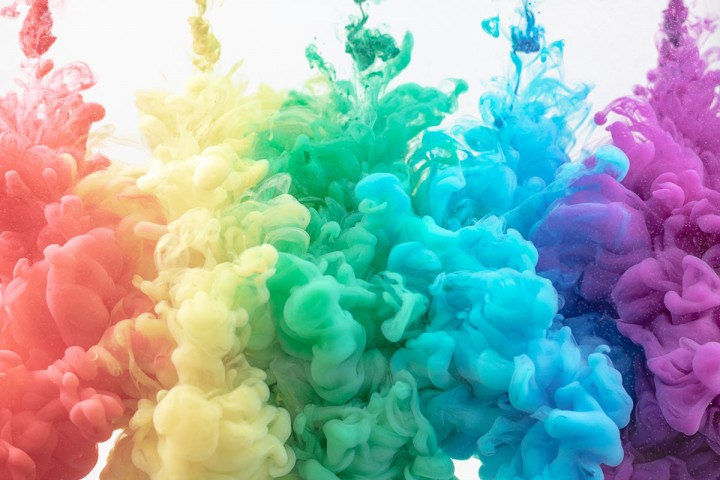
#> input picture Algorithmics/Homework/homework_05/images/colors.jpeg, 720 x 480 px
$ python performance.py
#> lines starting #> are read from the running program, lines starting #| are printed output that depends on the picture
import time
import numpy as np
from sklearn.neighbors import KDTree
from sklearn.decomposition import PCA
from sklearn.metrics.pairwise import euclidean_distances
from PIL import Image
import random
import os
import matplotlib.pyplot as plt

# Function to load image from a local file
def load_image(input_path):
#> called with input_path = '../images/colors.jpeg'
    if os.path.isfile(input_path):
        try:
            img = Image.open(input_path)
#> img is the input picture: PIL image 720x480 RGB; mean R, G, B 146.1, 171.4, 169.6
            return img
        except Exception as e:
            print(f"Error loading image: {e}")
            return None
    return None

# Function to extract blocks and their positions from an image
def extract_blocks_with_positions(image_array, block_size):
    block_height, block_width = block_size
    img_height, img_width, channels = image_array.shape

    # Calculate number of blocks
    num_blocks_vertical = img_height // block_height
    num_blocks_horizontal = img_width // block_width

    trimmed_height = num_blocks_vertical * block_height
    trimmed_width = num_blocks_horizontal * block_width
    trimmed_image = image_array[:trimmed_height, :trimmed_width, :]

    blocks = []
    positions = []

    for i in range(0, trimmed_height, block_height):
        for j in range(0, trimmed_width, block_width):
            block = trimmed_image[i:i+block_height, j:j+block_width, :]
            blocks.append(block.flatten())
            positions.append((j, i))

    blocks = np.array(blocks)
    positions = np.array(positions)

    return blocks, positions

# Function to perform brute-force k-NN search using Euclidean distance
def brute_force_knn(blocks_transformed, query_vector, k):
    distances = euclidean_distances(query_vector.reshape(1, -1), blocks_transformed).flatten()
    nearest_indices = np.argsort(distances)[:k]
    return nearest_indices, distances[nearest_indices]

# Function to perform k-NN search using KD-Tree
def kd_tree_knn(tree, query_vector, k):
    dist, ind = tree.query(query_vector.reshape(1, -1), k=k)
    return ind.flatten(), dist.flatten()

# Timing comparison between brute-force and KD-Tree
def compare_knn_methods(blocks, block_size, k=10):
    # Perform PCA on the blocks to reduce dimensionality
    blocks_float = blocks.astype(float)
    pca = PCA(n_components=2)
    blocks_pca = pca.fit_transform(blocks_float)

    # Create a KD-Tree from the PCA-transformed blocks
    kd_tree = KDTree(blocks_pca)

    # Select random query point
    random_index = random.randint(0, len(blocks) - 1)
    query_vector = blocks_pca[random_index]

    # Brute-force k-NN search
    start_time = time.time()
    bf_indices, bf_distances = brute_force_knn(blocks_pca, query_vector, k)
    brute_force_time = time.time() - start_time

    # KD-Tree k-NN search
    start_time = time.time()
    kd_indices, kd_distances = kd_tree_knn(kd_tree, query_vector, k)
    kd_tree_time = time.time() - start_time

    # Print comparison
    print(f"\nBlock size {block_size}")
    print(f"Brute-force time: {brute_force_time:.6f} seconds")
    print(f"KD-Tree time: {kd_tree_time:.6f} seconds")

    return brute_force_time, kd_tree_time

# Main code to load image, extract blocks, and compare methods
input_path = '../images/colors.jpeg'  # Replace with the actual path to your image
img = load_image(input_path)

if img is not None:
    image_array = np.array(img)
    if image_array.shape[2] == 4:
        image_array = image_array[:, :, :3]  # Remove alpha channel if present
    height, width, channels = image_array.shape
#> height = 480; width = 720; channels = 3

    block_sizes = [
                   (1, 101), (1, 102), (1, 103), (1, 104), (1, 105), (1, 106), (1, 107), (1, 108), (1, 109), (1, 110),
                   (1, 111), (1, 112), (1, 113), (1, 114), (1, 115), (1, 116), (1, 117), (1, 118), (1, 119), (1, 120),
                   (1, 121), (1, 122), (1, 123), (1, 124), (1, 125), (1, 126), (1, 127), (1, 128), (1, 129), (1, 130),
                   (1, 131), (1, 132), (1, 133), (1, 134), (1, 135), (1, 136), (1, 137), (1, 138), (1, 139), (1, 140),
                   (1, 141), (1, 142), (1, 143), (1, 144), (1, 145), (1, 146), (1, 147), (1, 148), (1, 149), (1, 150),
                   (1, 151), (1, 152), (1, 153), (1, 154), (1, 155), (1, 156), (1, 157), (1, 158), (1, 159), (1, 160),
                   (1, 161), (1, 162), (1, 163), (1, 164), (1, 165), (1, 166), (1, 167), (1, 168), (1, 169), (1, 170),
                   (1, 171), (1, 172), (1, 173), (1, 174), (1, 175), (1, 176), (1, 177), (1, 178), (1, 179), (1, 180),
                   (1, 181), (1, 182), (1, 183), (1, 184), (1, 185), (1, 186), (1, 187), (1, 188), (1, 189), (1, 190),
                   (1, 191), (1, 192), (1, 193), (1, 194), (1, 195), (1, 196), (1, 197), (1, 198), (1, 199), (1, 200),]
    brute_force_times = []
    kd_tree_times = []

    for block_size in block_sizes:
        print(f"\nProcessing block size: {block_size}")
        blocks, positions = extract_blocks_with_positions(image_array, block_size)
        num_blocks = blocks.shape[0]
        vector_dim = blocks.shape[1]

        print(f"Total blocks: {num_blocks}, Vector dimension: {vector_dim}")

        # Compare performance of brute-force and KD-Tree
        bf_time, kd_time = compare_knn_methods(blocks, block_size)
        brute_force_times.append(bf_time)
        kd_tree_times.append(kd_time)
#> this loop made 100 passes
#> (random_index in compare_knn_methods, query_vector in compare_knn_methods, kd_indices in compare_knn_methods, bf_time, kd_time) on passes 1 to 6: (1577, [522, 72.62], [1577, 1598, 1402, 1633, 1626, 1591, 1766, 1584, 1619, 1640], 0.000653, 0.00022), (3104, [-1177.2, -341.9], [3104, 3356, 3097, 2845, 2691, 2698, 3349, 3279, 3090, 3286], 0.000554, 0.000179), (1722, [891.6, -805.5], [1722, 1710, 1716, 1728, 1734, 1746, 1740, 1512, 1752, 1464], 0.00059, 0.000181), (165, [773.1, 684], [165, 171, 159, 177, 183, 189, 153, 484, 490, 214], 0.000527, 0.000219), (1060, [-997.1, 852.2], [1060, 1090, 1006, 1666, 1042, 1012, 1048, 1054, 1096, 1084], 0.000499, 0.000161), (2094, [803.5, -1039.9], [2094, 1824, 1830, 1296, 1302, 1290, 1308, 1284, 1818, 1278], 0.000471, 0.000176)
#> (random_index in compare_knn_methods, query_vector in compare_knn_methods, kd_indices in compare_knn_methods, kd_distances in compare_knn_methods, bf_time, kd_time) on passes 9, 15, 32: (1242, [845, -977.6], [1242, 2130, 1236, 1194, 1434, 1452, 1176, 1458, 1554, 1428], [0, 1.75, 5.48, 6.26, 6.52, 6.76, 7.3, 8.26, 8.7, 9.13], 0.000495, 0.000156), (570, [1227, 354.8], [570, 78, 240, 234, 865, 679, 84, 72, 769, 246], [0, 3.41, 4.92, 6.06, 9, 10.39, 12.28, 12.3, 13.34, 13.74], 0.000479, 0.000165), (1295, [859.4, -1126.3], [1295, 1340, 1345, 1300, 1335, 1320, 1325, 1305, 1330, 1310], [0, 4.78, 6.24, 7.44, 9.46, 12.8, 13.04, 13.52, 14.4, 18.62], 0.000459, 0.000148)
#> pass 1, in extract_blocks_with_positions, `trimmed_image = image_array[:trimmed_height, :trimmed_width, :]`:
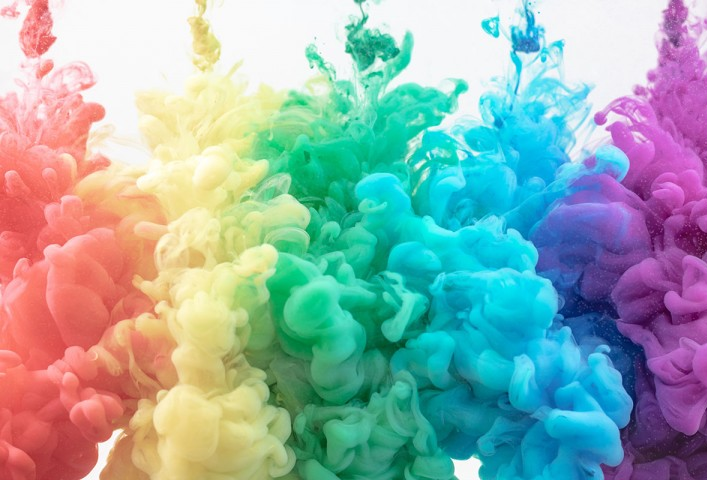
#> trimmed_image: shape (480, 707, 3); mean R, G, B 145.8, 172.8, 169.7
#> pass 1, `blocks, positions = extract_blocks_with_positions(image_array, block_s..`:
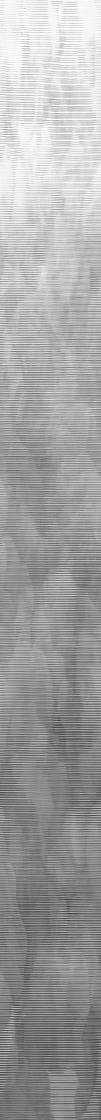
#> blocks: shape (3360, 303) (shown at 1/3 size); min 0, max 255, mean 162.8
#> pass 2, in extract_blocks_with_positions (call 2), `trimmed_image = image_array[:trimmed_height, :trimmed_width, :]`:
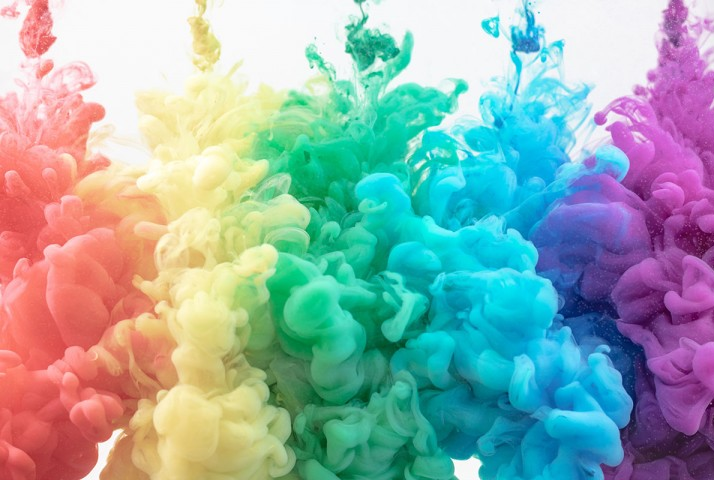
#> trimmed_image: shape (480, 714, 3); mean R, G, B 146, 172, 169.7
#> after the loop:
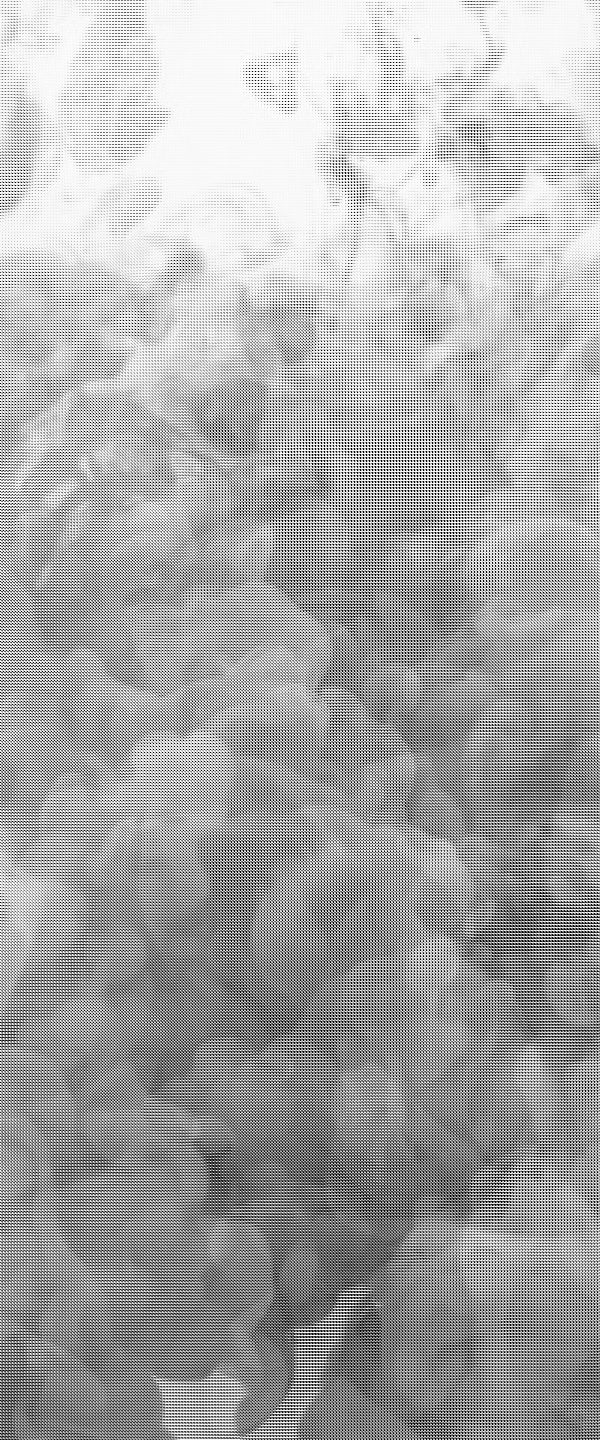
#> blocks: shape (1440, 600); min 0, max 255, mean 166.6

    # Plotting the performance comparison line plot
    plt.figure(figsize=(10, 6))
    plt.plot(range(len(block_sizes)), brute_force_times, label='Brute-force')
    plt.plot(range(len(block_sizes)), kd_tree_times, label='KD-Tree')
    plt.xticks(range(len(block_sizes)), [f"{size[0]}x{size[1]}" for size in block_sizes], rotation=45)
    plt.xlabel('Block Size')
    plt.ylabel('Time (seconds)')
    plt.title('Performance Comparison of KD-Tree')
    plt.legend()
    plt.tight_layout()
    plt.savefig('performance_comparison.png')
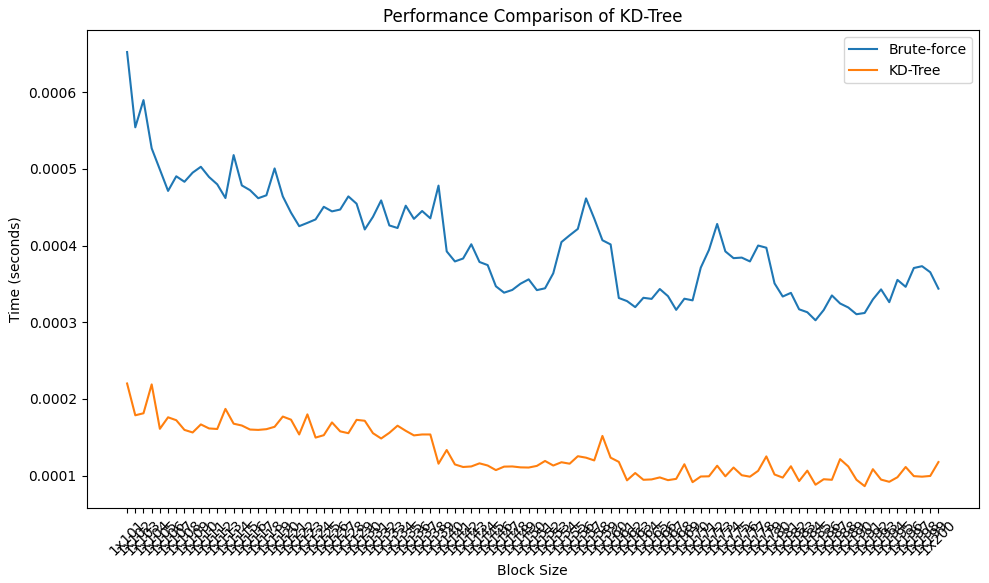
#> figure drawn by matplotlib, 1 panel; curve peaks at x = 0, y = 0.000653; curve peaks at x = 0, y = 0.00022
    plt.show()

else:
    print("Image could not be loaded. Please check the file path.")
